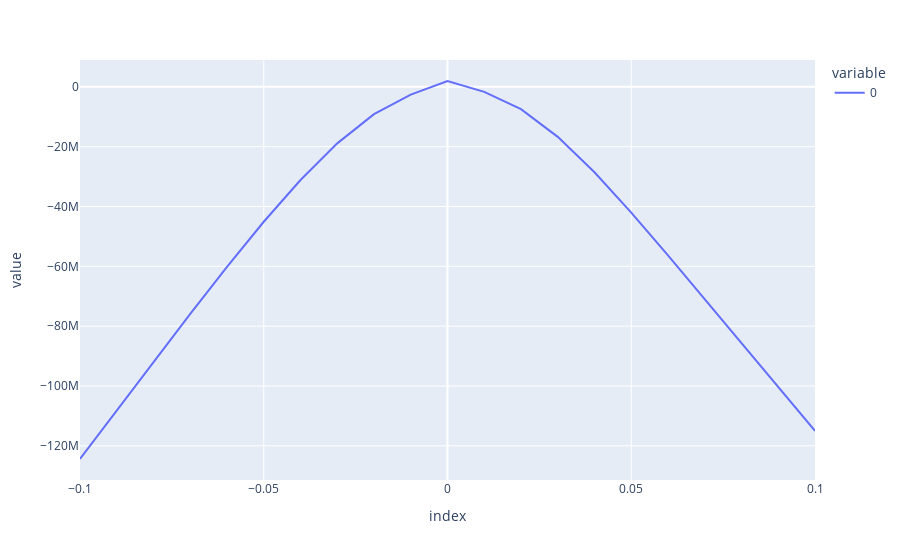

Here is the notebook cell this chart was saved with:
### Code cell
px.line(market_data_df.loc[:, slide_to_compute].multiply(weights, axis=0).sum(axis=0).sort_index())

### Figure 1 — Plotly figure (JSON) as saved in the notebook; plotly's stock layout.template omitted (floating-point values rounded to 4 significant figures)
{"data": [{"hovertemplate": "variable=0<br>index=%{x}<br>value=%{y}<extra></extra>", "legendgroup": "0", "line": {"color": "#636efa", "dash": "solid"}, "marker": {"symbol": "circle"}, "mode": "lines", "name": "0", "orientation": "v", "showlegend": true, "type": "scatter", "x": [-0.1, -0.09, -0.08, -0.07, -0.06, -0.05, -0.04, -0.03, -0.02, -0.01, 0, 0.01, 0.02, 0.03, 0.04, 0.05, 0.06, 0.07, 0.08, 0.09, 0.1], "xaxis": "x", "y": [-124400000.0, -108100000.0, -91930000.0, -75880000.0, -60170000.0, -45100000.0, -31130000.0, -18890000.0, -9115000.0, -2598000.0, 1959000.0, -1662000.0, -7440000.0, -16710000.0, -28570000.0, -42040000.0, -56320000.0, -70910000.0, -85590000.0, -100300000.0, -115000000.0], "yaxis": "y"}], "layout": {"autosize": true, "legend": {"title": {"text": "variable"}, "tracegroupgap": 0}, "margin": {"t": 60}, "xaxis": {"anchor": "y", "autorange": true, "domain": [0, 1], "range": [-0.1, 0.1], "title": {"text": "index"}, "type": "linear"}, "yaxis": {"anchor": "x", "autorange": true, "domain": [0, 1], "range": [-131400000.0, 8980000.0], "title": {"text": "value"}, "type": "linear"}}}
